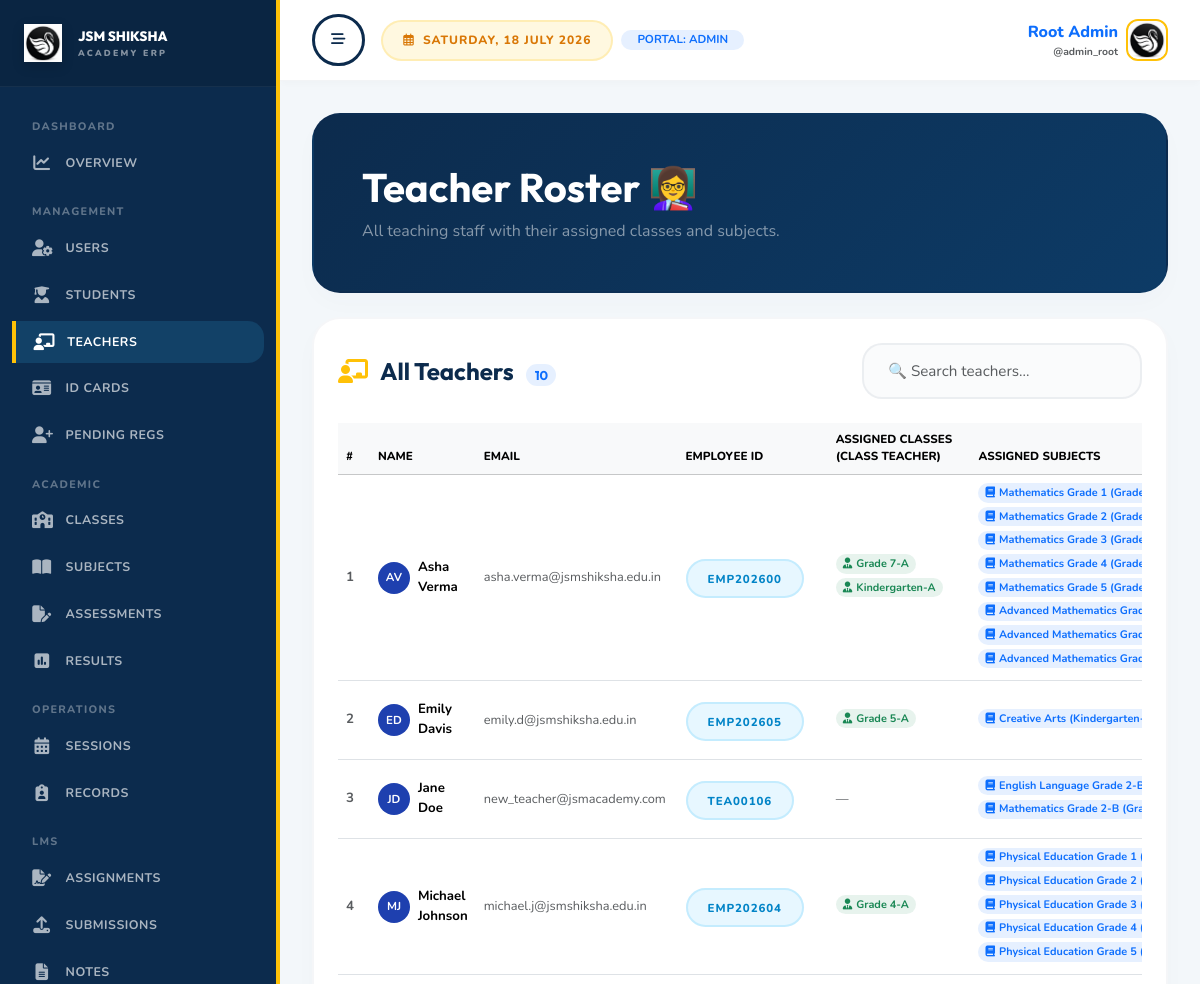
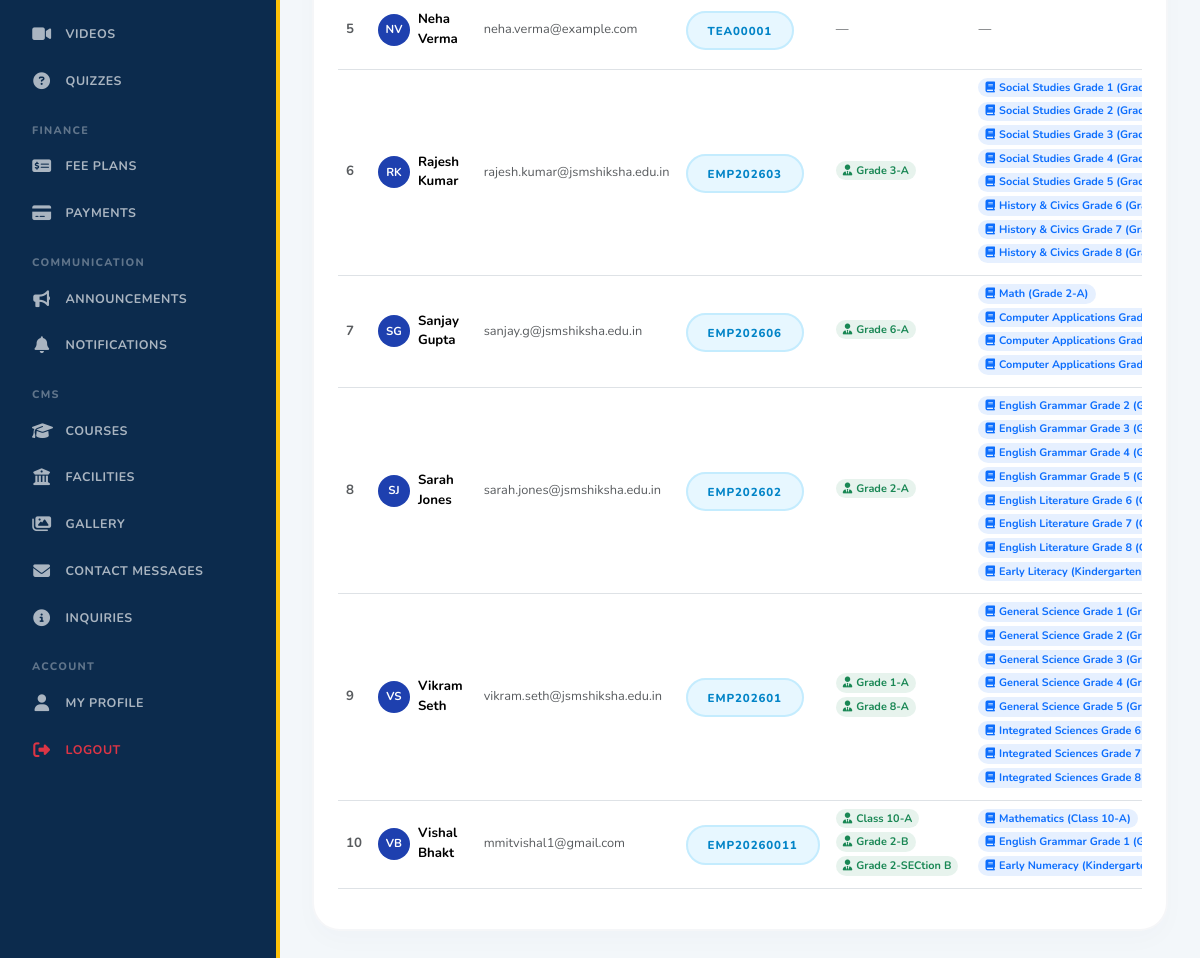
The app's page /dashboard/admin/teachers/ (signed in), older data (2 pictures, top to bottom).
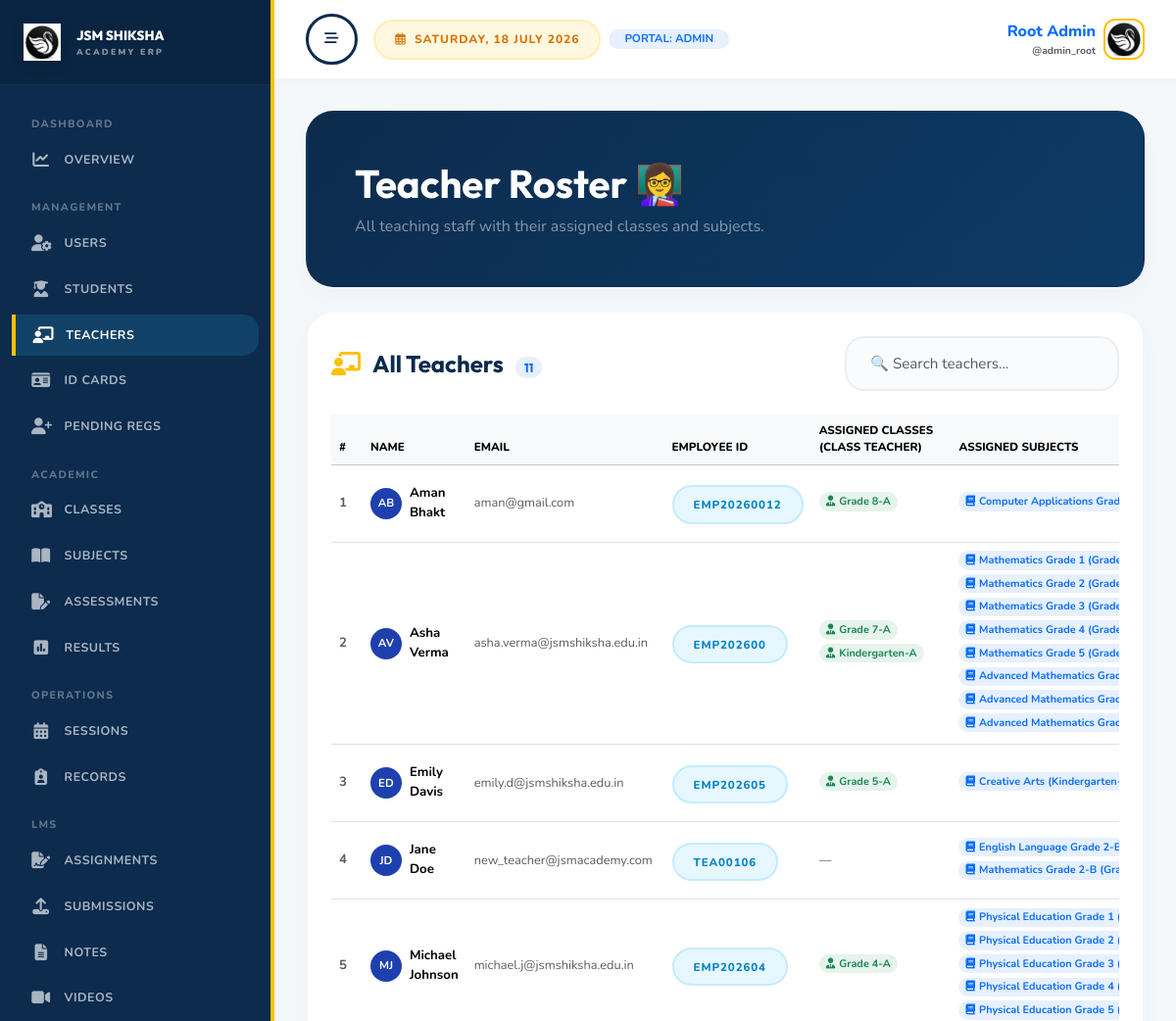
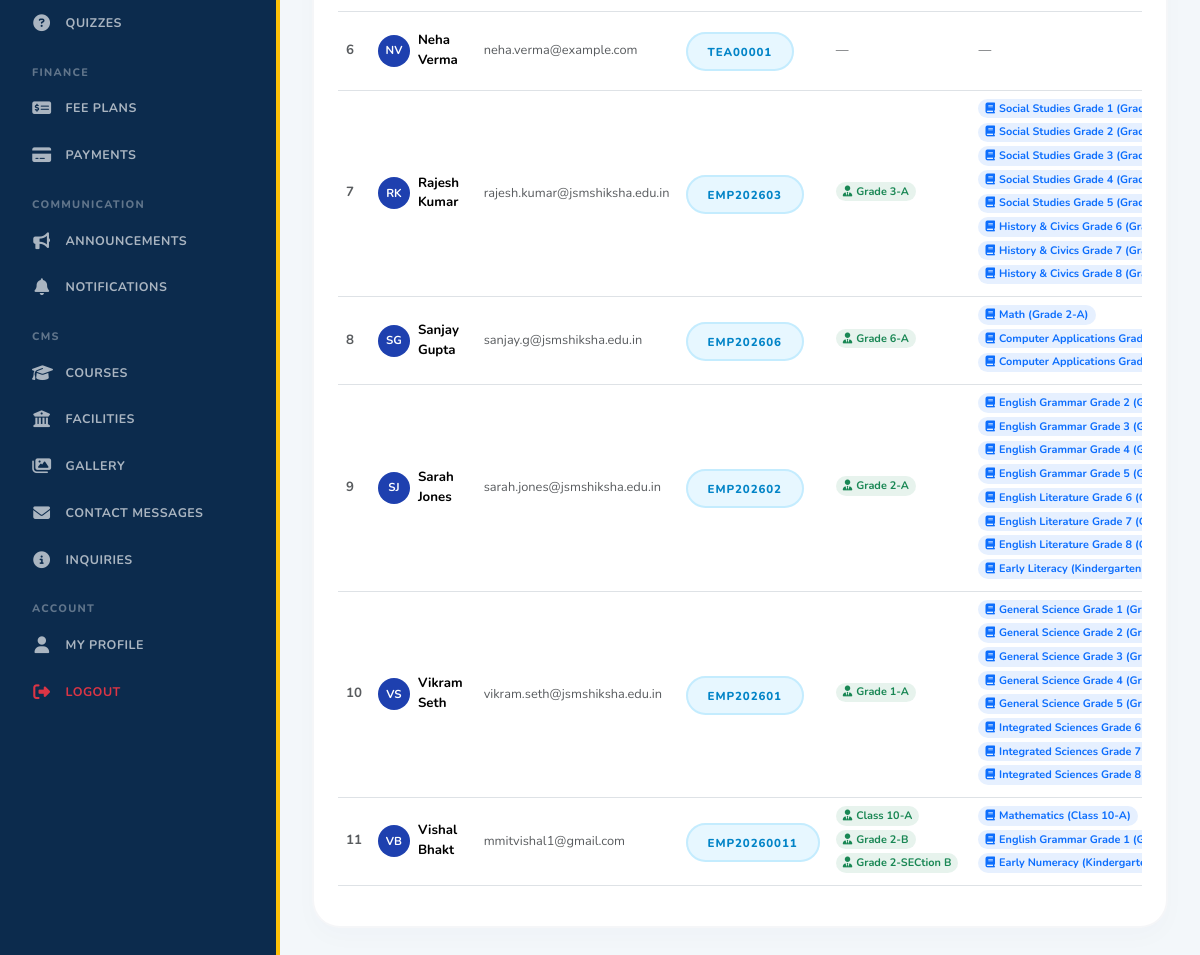
The same page, newer data (2 pictures, top to bottom).
### users/models.py (models this page shows, shortened)
class TeacherProfile(models.Model):
    class Status(models.TextChoices):
        ACTIVE = "active", "Active"
        ON_LEAVE = "on_leave", "On leave"
        INACTIVE = "inactive", "Inactive"
    user = models.OneToOneField(User, on_delete=models.CASCADE, related_name="teacher_profile")
    employee_id = models.CharField(max_length=40, unique=True)
    alternate_phone = models.CharField(max_length=20, blank=True, null=True, default="")
    aadhaar_number = models.CharField(max_length=20, blank=True, null=True, default="")
    pan_number = models.CharField(max_length=20, blank=True, null=True, default="")
    bank_account_no = models.CharField(max_length=40, blank=True, null=True, default="")
    bank_ifsc_code = models.CharField(max_length=20, blank=True, null=True, default="")
    specialization = models.CharField(max_length=150, blank=True, null=True, default="")
    assigned_class = models.CharField(max_length=50, blank=True, null=True, default="")
    signature = models.ImageField(upload_to="signatures/", blank=True, null=True)
    qualification = models.CharField(max_length=160, blank=True, null=True, default="")
    designation = models.CharField(max_length=120, default="Teacher")
    department = models.CharField(max_length=120, blank=True, null=True, default="")
    subjects_taught = models.CharField(max_length=200, blank=True, null=True, default="")
    blood_group = models.CharField(max_length=10, blank=True, null=True, default="")
    emergency_contact = models.CharField(max_length=20, blank=True, null=True, default="")
    experience_years = models.IntegerField(default=0)
    resume = models.FileField(upload_to="resumes/", blank=True, null=True)
    certificate = models.FileField(upload_to="certificates/", blank=True, null=True)
    bio = models.TextField(blank=True, null=True, default="")
    joined_on = models.DateField(blank=True, null=True)
    status = models.CharField(max_length=20, choices=Status.choices, default=Status.ACTIVE)
    is_profile_complete = models.BooleanField(default=False)
    created_at = models.DateTimeField(auto_now_add=True)
    updated_at = models.DateTimeField(auto_now=True)

class User(AbstractUser):
    class Roles(models.TextChoices):
        ADMIN = "admin", "Admin"
        TEACHER = "teacher", "Teacher"
        STUDENT = "student", "Student"
    email = models.EmailField(unique=True)
    role = models.CharField(max_length=20, choices=Roles.choices, default=Roles.STUDENT)
    phone = models.CharField(max_length=20, blank=True, null=True, default="")
    address = models.TextField(blank=True, null=True, default="")
    bio = models.TextField(blank=True, null=True, default="")
    avatar = models.ImageField(upload_to="avatars/", blank=True, null=True)
    is_verified = models.BooleanField(default=True)
    date_of_birth = models.DateField(blank=True, null=True)
    gender = models.CharField(max_length=20, blank=True, null=True, default="")
    city = models.CharField(max_length=80, blank=True, null=True, default="")
    state = models.CharField(max_length=80, blank=True, null=True, default="")
    country = models.CharField(max_length=80, blank=True, null=True, default="")
    pincode = models.CharField(max_length=20, blank=True, null=True, default="")
    employee_id = models.CharField(max_length=40, blank=True)
    joining_date = models.DateField(blank=True, null=True)
    profile_visibility = models.BooleanField(default=True)
    email_notifications = models.BooleanField(default=True)
    system_notifications = models.BooleanField(default=True)
    theme = models.CharField(max_length=20, default="light")
    language = models.CharField(max_length=20, default="en")
    registration_status = models.CharField(
        max_length=20,
        choices=[('pending', 'Pending Approval'), ('approved', 'Approved'), ('rejected', 'Rejected')],
        default='approved'
    )
    approved_at = models.DateTimeField(blank=True, null=True)
    approved_by = models.ForeignKey(
        'self',
        on_delete=models.SET_NULL,
        blank=True,
        null=True,
        related_name='approved_users'
    )
    rejected_reason = models.TextField(blank=True)
    created_at = models.DateTimeField(auto_now_add=True)
    updated_at = models.DateTimeField(auto_now=True)
    @property
    def full_name(self):
        name = f"{self.first_name} {self.last_name}".strip()
        return name or self.username

### academics/models.py (models this page shows, shortened)
class ClassRoom(models.Model):
    name = models.CharField(max_length=80)
    section = models.CharField(max_length=20, blank=True)
    academic_year = models.CharField(max_length=20)
    capacity = models.PositiveIntegerField(default=40)
    class_teacher = models.ForeignKey(
        "users.TeacherProfile",
        on_delete=models.SET_NULL,
        related_name="classrooms",
        blank=True,
        null=True,
    )
    is_active = models.BooleanField(default=True)
    created_at = models.DateTimeField(auto_now_add=True)
    updated_at = models.DateTimeField(auto_now=True)
    class Meta:
        constraints = [
            models.UniqueConstraint(
                fields=["name", "section", "academic_year"],
                name="unique_classroom_per_year",
            )
        ]
        ordering = ["name", "section"]

class Subject(models.Model):
    classroom = models.ForeignKey(ClassRoom, on_delete=models.CASCADE, related_name="subjects")
    teacher = models.ForeignKey(
        "users.TeacherProfile",
        on_delete=models.SET_NULL,
        related_name="subjects",
        blank=True,
        null=True,
    )
    name = models.CharField(max_length=120)
    code = models.CharField(max_length=30)
    description = models.TextField(blank=True)
    is_active = models.BooleanField(default=True)
    created_at = models.DateTimeField(auto_now_add=True)
    updated_at = models.DateTimeField(auto_now=True)
    class Meta:
        constraints = [
            models.UniqueConstraint(
                fields=["classroom", "code"],
                name="unique_subject_code_per_classroom",
            )
        ]
        ordering = ["classroom__name", "name"]

### dashboard/views.py (the view)
# urls.py: path("dashboard/admin/teachers/", views.admin_teachers, name="admin_teachers"),
@login_required
def admin_teachers(request):
    if request.user.role != "admin":
        return redirect("dashboard_redirect")
    teachers = TeacherProfile.objects.all().select_related("user").prefetch_related("classrooms", "subjects", "subjects__classroom").order_by("user__first_name")
    return render(request, "admin/teachers.html", {
        "teachers": teachers,
        "is_dashboard_view": True
    })

### templates/admin/teachers.html (shortened to what the changed rows need)
{% extends "dashboard_base.html" %}
{% load static %}
{% block dashboard_content %}
<div class="premium-card p-4 p-md-5 mb-4 text-white" style="background: linear-gradient(135deg, #0c2b4d 0%, #0d3b66 100%);">
    <h1 class="display-6 fw-bold text-white mb-2" style="font-family:'Outfit',sans-serif;">Teacher Roster 👩‍🏫</h1>
</div>
<div class="premium-card p-4 bg-white">
    <div class="d-flex justify-content-between align-items-center mb-4 flex-wrap gap-3">
        <h4 class="fw-bold mb-0" style="color:var(--primary-color); font-family:'Outfit',sans-serif;">
            <i class="fa-solid fa-chalkboard-user me-2" style="color:var(--accent-color);"></i> All Teachers
            <span class="badge bg-primary bg-opacity-10 text-primary rounded-pill ms-2 fw-bold" style="font-size:0.8rem;">{{ teachers|length }}</span>
        </h4>
    </div>
    <div class="table-responsive">
        <table class="table table-hover align-middle">
            <thead class="table-light">
                <tr>
                    <th style="font-size:0.73rem; text-transform:uppercase; font-weight:800;">#</th>
                    <th style="font-size:0.73rem; text-transform:uppercase; font-weight:800;">Name</th>
                    <th style="font-size:0.73rem; text-transform:uppercase; font-weight:800;">Email</th>
                    <th style="font-size:0.73rem; text-transform:uppercase; font-weight:800;">Employee ID</th>
                    <th style="font-size:0.73rem; text-transform:uppercase; font-weight:800;">Assigned Classes (Class Teacher)</th>
                    <th style="font-size:0.73rem; text-transform:uppercase; font-weight:800;">Assigned Subjects</th>
                </tr>
            </thead>
            <tbody id="teachTable">
                {% for teacher in teachers %}
                <tr class="teach-row">
                    <td class="text-muted fw-bold" style="font-size:0.83rem;">{{ forloop.counter }}</td>
                    <td>
                        <div class="d-flex align-items-center gap-2">
                            <div class="rounded-circle d-flex align-items-center justify-content-center fw-bold text-white" style="width:32px; height:32px; background:#1e40af; font-size:0.72rem; flex-shrink:0;">
                                {{ teacher.user.first_name|slice:":1" }}{{ teacher.user.last_name|slice:":1" }}
                            </div>
                            <span class="fw-bold" style="font-size:0.83rem;">{{ teacher.user.full_name }}</span>
                        </div>
                    </td>
                    <td class="text-muted" style="font-size:0.8rem;">{{ teacher.user.email }}</td>
                    <td><span class="badge-premium-blue" style="font-size:0.72rem;">{{ teacher.employee_id|default:"—" }}</span></td>
                    <td style="font-size:0.8rem;">
                        {% for cls in teacher.classrooms.all %}
                            <span class="badge bg-success bg-opacity-10 text-success rounded-pill me-1 mb-1 fw-bold" style="font-size:0.68rem;"><i class="fa-solid fa-user-tie me-1"></i>{{ cls.name }}-{{ cls.section }}</span>
                        {% empty %}
                            <span class="text-muted text-xs">—</span>
                        {% endfor %}
                    </td>
                    <td style="font-size:0.8rem;">
                        {% for sub in teacher.subjects.all %}
                            <span class="badge bg-primary bg-opacity-10 text-primary rounded-pill me-1 mb-1 fw-bold" style="font-size:0.68rem;"><i class="fa-solid fa-book me-1"></i>{{ sub.name }} ({{ sub.classroom.name }}-{{ sub.classroom.section }})</span>
                        {% empty %}
                            <span class="text-muted text-xs">—</span>
                        {% endfor %}
                    </td>
                </tr>
                {% empty %}
                <tr><td colspan="7" class="text-center py-5">
                    <div style="font-size:3rem;">📂</div>
                    <p class="text-muted mt-2 mb-0">No teachers found.</p>
                </td></tr>
                {% endfor %}
            </tbody>
        </table>
    </div>
</div>
{% endblock %}

Row changes from the older to the newer data that the page shows:
added TeacherProfile: user.first_name "A", user.last_name "B", user.full_name "Aman Bhakt", user.email "aman@gmail.com", employee_id "EMP20260012", ClassRoom (name "Grade 8", section "A"), Subject (name "Computer Applications…")
changed TeacherProfile "EMP202606": loses Subject (name "Computer Applications…")
changed TeacherProfile "EMP202601": loses ClassRoom (name "Grade 8", section "A")
Text that changed along with them:
{{ teachers|length }}: "10" → "11"
